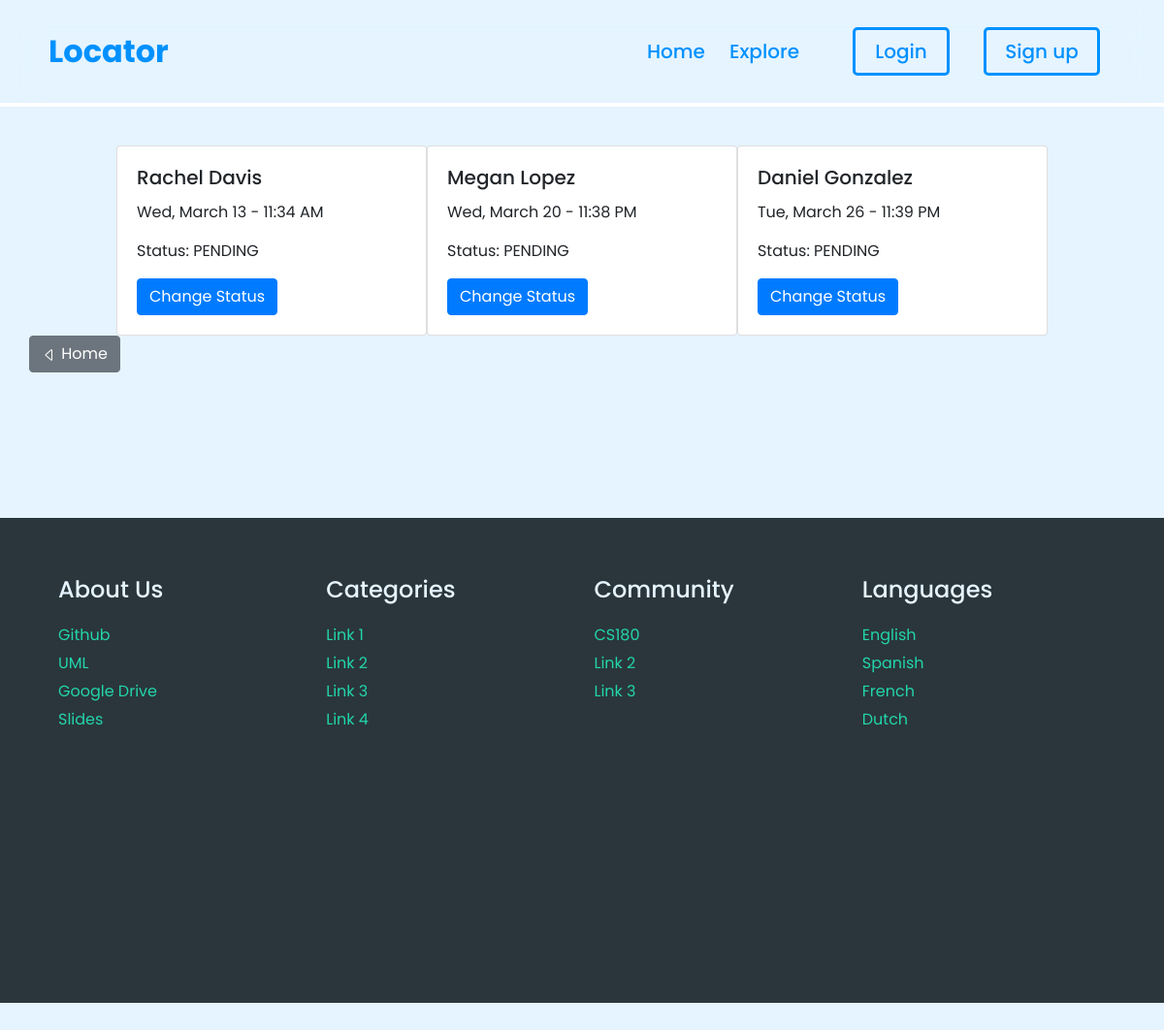
The page /serviceapp/OXIPQA/ on the database its author committed.
### booking/models.py (models this page shows)
class Appointment(models.Model):
  AppointmentID = models.CharField(max_length=8, default=generate_unique_code, unique=True)
  client = models.ForeignKey(User, on_delete=models.CASCADE)
  service = models.ForeignKey(Service, on_delete=models.CASCADE)
  status = models.CharField(max_length=10, choices=[('PENDING', 'Pending'), ('CONFIRMED', 'Confirmed'), ('COMPLETED', 'Completed'), ('CANCELLED', 'Cancelled')], blank=True)
  date_time = models.DateTimeField(default=timezone.now)
  created_at = models.DateTimeField(auto_now_add=True, null=True)

### posting_service/views.py (the view)
# urls.py: path('serviceapp/<str:service_id>/', ServiceAppointmentsView, name="service_appointments"),
def ServiceAppointmentsView(request, service_id):
  service = Service.objects.get(ServiceID=service_id)
  appointments = Appointment.objects.filter(service=service)
  return render(request, 'manage_app.html', {'appointments':appointments})

### posting_service/templates/manage_app.html
{% extends "base.html" %}
{% load static %}
{% block content %}
  {% if appointments %}
    <div class="row row-cols-md-3" style="width: 80%; margin-left: 50%; transform: translate(-50%);">
      {% for appointment in appointments %}
        <div class="card">
            <div class="card-body">
                <h5 class="card-title">{{ appointment.client.first_name }} {{ appointment.client.last_name }}</h5>
                <p class="card-text">{{ appointment.date_time|date:"D, N d - g:i A" }}</p>
                <p class="card-text">Status: {{ appointment.status }}</p>
                <a href="{% url 'posting_service:change_status' appointment.AppointmentID %}" class="btn btn-primary">Change Status</a>
            </div>
        </div>
      {% endfor %}
    </div>
  {% else %}
    <div class="alert alert-info" role="alert" style="width: 75%; margin-left: 50%; transform: translate(-50%);">
      There are no appointments scheduled.
    </div>
  {% endif %}
    <a type="button" class="btn btn-secondary" href="{% url 'home' %}" style="margin-left: 30px;">
      <svg xmlns="http://www.w3.org/2000/svg" width="16" height="16" fill="currentColor" class="bi bi-caret-left" viewBox="0 0 16 16">
      <path d="M10 12.796V3.204L4.519 8zm-.659.753-5.48-4.796a1 1 0 0 1 0-1.506l5.48-4.796A1 1 0 0 1 11 3.204v9.592a1 1 0 0 1-1.659.753"></path></svg>
      Home
  </a>
{% endblock content %}

### frontend/static/css/home.css (style rules this page uses)
:root { --primary: #0091ff; --primaryfade:#7dc7ff; --primaryveryfade: #e5f4ff; --secondary: #23d5ab; --secondaryfade:#73d5be; --fifth: #2A363B; }
* { margin:0; padding: 0; box-sizing:border-box; font-family: "Poppins", sans-serif; }
html, body { height:2500px; background: var(--primaryveryfade); }
::placeholder { color:var(--primaryfade); }

### rows shown on the page
Appointment: client.first_name "Rachel", client.last_name "Davis", date_time "Wed, March 13 - 11:34 AM", status "PENDING"
Appointment: client.first_name "Megan", client.last_name "Lopez", date_time "Wed, March 20 - 11:38 PM", status "PENDING"
Appointment: client.first_name "Daniel", client.last_name "Gonzalez", date_time "Tue, March 26 - 11:39 PM", status "PENDING"
